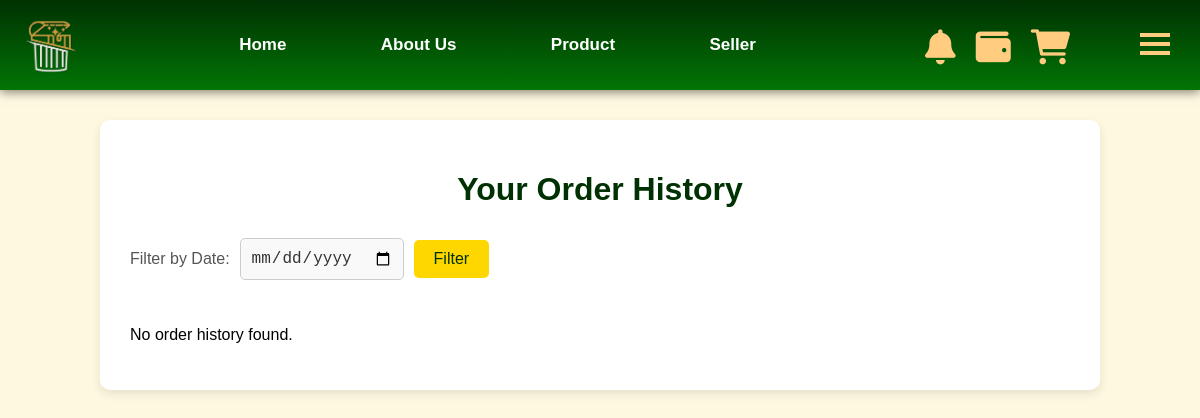
The app's page /my-orders (signed in), older data.
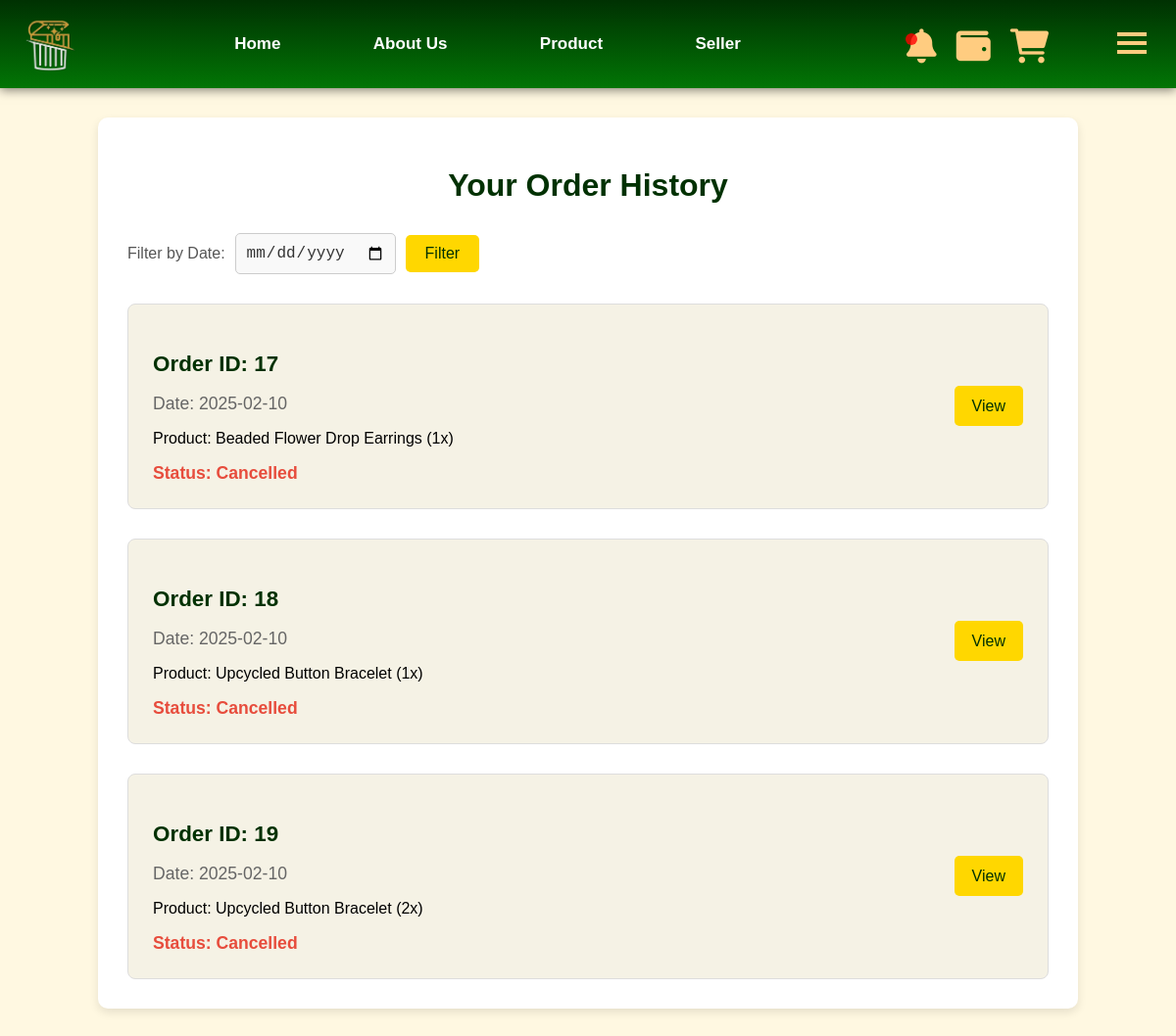
The same page, newer data.
### tables this page shows
CREATE TABLE orders (
        id INTEGER PRIMARY KEY AUTOINCREMENT,
        buyer_id INTEGER NOT NULL,
        product_id INTEGER NOT NULL, 
        quantity INTEGER NOT NULL,
        date DATE NOT NULL,
        payment_method TEXT NOT NULL,
        delivery_status TEXT DEFAULT 'Pending',
        seller_status TEXT DEFAULT 'Pending',
        total_amount DECIMAL(10,2) NOT NULL,
        FOREIGN KEY (buyer_id) REFERENCES user(pid) ON DELETE CASCADE ON UPDATE CASCADE
        FOREIGN KEY (product_id) REFERENCES products(id) 
    );

CREATE TABLE products (
        id INTEGER PRIMARY KEY AUTOINCREMENT,
        name TEXT NOT NULL,
        category TEXT NOT NULL,
        description TEXT,
        price DECIMAL(10, 2) NOT NULL,
        quantity INTEGER NOT NULL,
        condition TEXT NOT NULL,
        seller_id TEXT NOT NULL,
        image_path TEXT,
        video_path TEXT,
        FOREIGN KEY (seller_id) REFERENCES sellers(id) ON DELETE CASCADE
    );

### web.py (the view)
@app.route("/my-orders", methods=["GET", "POST"])
def user_orders():
    buyer_id = session.get("buyer_id")
    if not buyer_id:
      flash("You must be logged in to see your orders.", "error")
      return redirect(url_for("login"))
    con = get_connect_db()
    cur = con.cursor()
    date_filter = request.form.get('dateFilter', '')
    try:
        if date_filter:
            cur.execute("SELECT * FROM orders WHERE buyer_id = ? AND date = ?", (buyer_id, date_filter,))
        else:
            cur.execute("SELECT * FROM orders WHERE buyer_id = ?", (buyer_id,))
        orders = cur.fetchall()
        processed_orders = []
        for order in orders:
            cur.execute("SELECT * FROM products WHERE id = ?", (order["product_id"],))
            product = cur.fetchone()
            processed_orders.append({
                "id": order["id"],
                "date": order["date"],
                "products":{
                    "product_name": product["name"],
                    "quantity":order["quantity"]
                },
                "total_amount": order["total_amount"],
                "delivery_status": order["delivery_status"]
             })
    except Exception as e:
        flash(f"Error while fetching orders: {e}", "error")
        processed_orders = []
    finally:
        if con:
            con.close()
    return render_template("ordersHistory.html", orders=processed_orders, date_filter=date_filter)

### db.py (called while the page is built)
def get_connect_db():
    conn = sqlite3.connect(DATABASE_PATH)
    conn.row_factory = sqlite3.Row
    return conn

def get_unread_notification_count():
    user_id = session.get("buyer_id") or session.get("user_id")
    if not user_id:
        return 0
    con = get_connect_db()
    cur = con.cursor()
    unread_count = cur.execute("SELECT COUNT(*) FROM notification WHERE user_id = ? AND is_read = 0", (user_id,)).fetchone()[0]
    con.close()
    return unread_count

### web.py (called while the page is built)
@app.after_request
def add_header(response):
    response.headers["Cache-Control"] = "no-store, no-cache, must-revalidate, post-check=0, pre-check=0, max-age=0"
    response.headers["Pragma"] = "no-cache"
    response.headers["Expires"] = "0"
    return response

### templates/ordersHistory.html (shortened to what this page needs)
{% extends "index.html" %}
{% block content %}
    <link rel="stylesheet" href="/static/orderHistory.css">
    <div class="order-history-content">
        <h1>Your Order History</h1>
        <form method="POST">
            <div class="filters">
                <label for="dateFilter">Filter by Date:</label>
                <input type="date" id="dateFilter" name="dateFilter" value="{{ date_filter }}">
                <button type="submit" class="action-btn">Filter</button>
            </div>
          </form>
      <div class="orders-container">
        {% if orders %}
            {% for order in orders %}
                <div class="order-item">
                        <div class="order-details">
                            <h3 class="order-id">Order ID: {{ order["id"] }}</h3>
                         <div class="order-info-row">
                            <p class="order-date">Date: {{ order["date"] }}</p>
                         </div>
                        <div class="order-products">
                            <p>Product: {{order["products"]["product_name"]}} ({{order["products"]["quantity"]}}x)</p>
                        </div>
                        <strong><span class="delivery-status" data-status="{{ order["delivery_status"] }}">Status: {{ order["delivery_status"] }}</span></strong>
                    </div>
                    <div class="order-actions">
                        <a href="{{url_for("user.order_details", order_id=order["id"])}}" class="action-btn">View</a>
                    </div>
                </div>
            {% endfor %}
       {% else %}
          <p>No order history found.</p>
         {% endif %}
       </div>
    </div>
{% endblock %}

Row changes from the older to the newer data that the page shows:
added orders: id "17", date "2025-02-10", products.product_name "Beaded Flower Drop Earrings", products.quantity "1", delivery_status "Cancelled"
added orders: id "18", date "2025-02-10", products.product_name "Upcycled Button Bracelet", products.quantity "1", delivery_status "Cancelled"
added orders: id "19", date "2025-02-10", products.product_name "Upcycled Button Bracelet", products.quantity "2", delivery_status "Cancelled"
Text that changed along with them:
text no longer shown: "No order history found."
